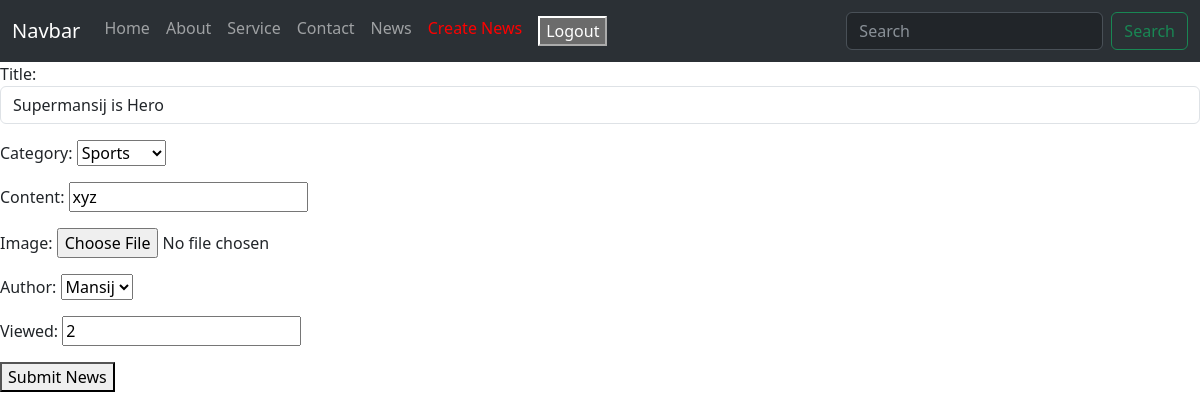
Before: /news/create/1/ (signed in) with the older database file.
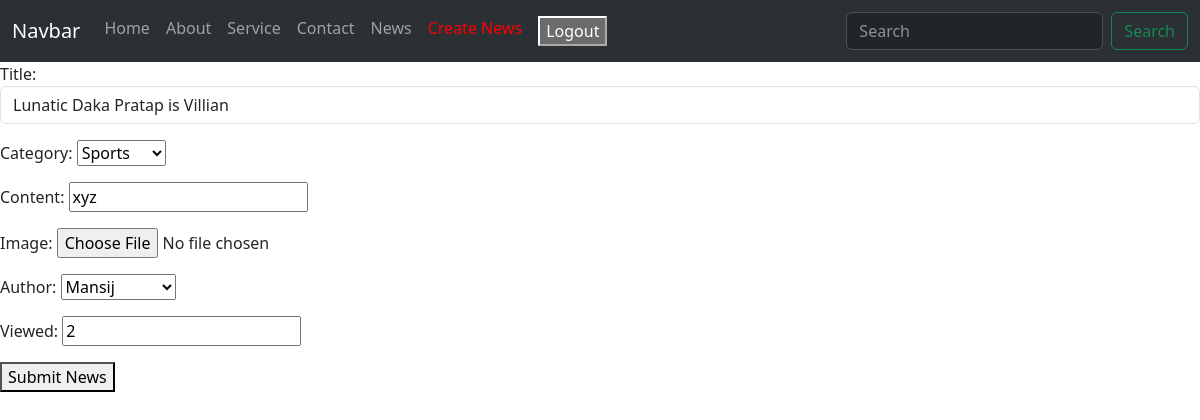
After: the same page with the newer database file.
### everestapp/models.py (models this page shows, shortened)
class TimeStamp(models.Model):
  created_at=models.DateTimeField(auto_now_add=True)
  updated_at=models.DateTimeField(auto_now=True,null=True,blank=True)
  class Meta:
    abstract=True

class News(TimeStamp):
  title = models.CharField(max_length=200)
  category= models.ForeignKey(Category,on_delete=models.CASCADE, related_name='allnews')
  content=models.TextField(null=True,blank=True)
  image=models.ImageField(upload_to='news/',null=True,blank=True)
  author =models.ForeignKey(User,on_delete=models.CASCADE)
  viewed=models.PositiveIntegerField(default=1)

class Category(TimeStamp):
  title=models.CharField(max_length=200)
  image=models.ImageField(upload_to='category/',null=True,blank=True)
  def __str__(self):
    return self.title

### everestapp/views.py (the view)
# urls.py: path("news/create/<int:pk>/",ClientNewsUpdateView.as_view(),name="clientnewsupdate"),
class ClientNewsUpdateView(AdminRequiredMixin,UpdateView):
  template_name ="clientnewscreate.html"
  form_class = ClientNewsCreateForm
  model = News
  success_url = reverse_lazy("everestapp:clienthome")

### everestapp/forms.py
class ClientNewsCreateForm(forms.ModelForm):
  class Meta:
    model = News
    fields = "__all__"
    widgets ={
      'title': forms.TextInput(attrs={
        'class':'form-control',
      }),
      'category': forms.Select(),
      'content': SummernoteWidget(attrs={
        'summernote':{
          'class':'form-control form-control-rounded',
          'placeholder' : 'Page Description',
        }
      }),
      'image' : forms.ClearableFileInput(),
    }

### everestapp/views.py (called while the page is built)
  def dispatch(self,request,*args,**kwargs):
    try:
      self.user=request.user
      if self.user.is_superuser and self.user.is_active:
        print("Admin Only Passed")
      else:
        return redirect("everestapp:adminlogin"+"?next="+request.get_full_path())
    except Exception as e:
      print(e)
      return redirect("everestapp:adminlogin")
    return super().dispatch(request,*args,**kwargs)

### templates/clientnewscreate.html (shortened to what this page needs)
{% extends 'clientbase.html' %}
{% block main %}
<!DOCTYPE html>
<html lang="en">
<head>
</head>
<body>
  <form method="POST" enctype="multipart/form-data">
    {{form.as_p}}
    <button>Submit News</button>
  </form>
</body>
</html>
{%endblock%}
{%block createnews%}
active
{%endblock%}

Changed rows visible on the page:
changed News "Sports": title "Supermansij is Hero" → "Lunatic Daka Pratap is Villian"
